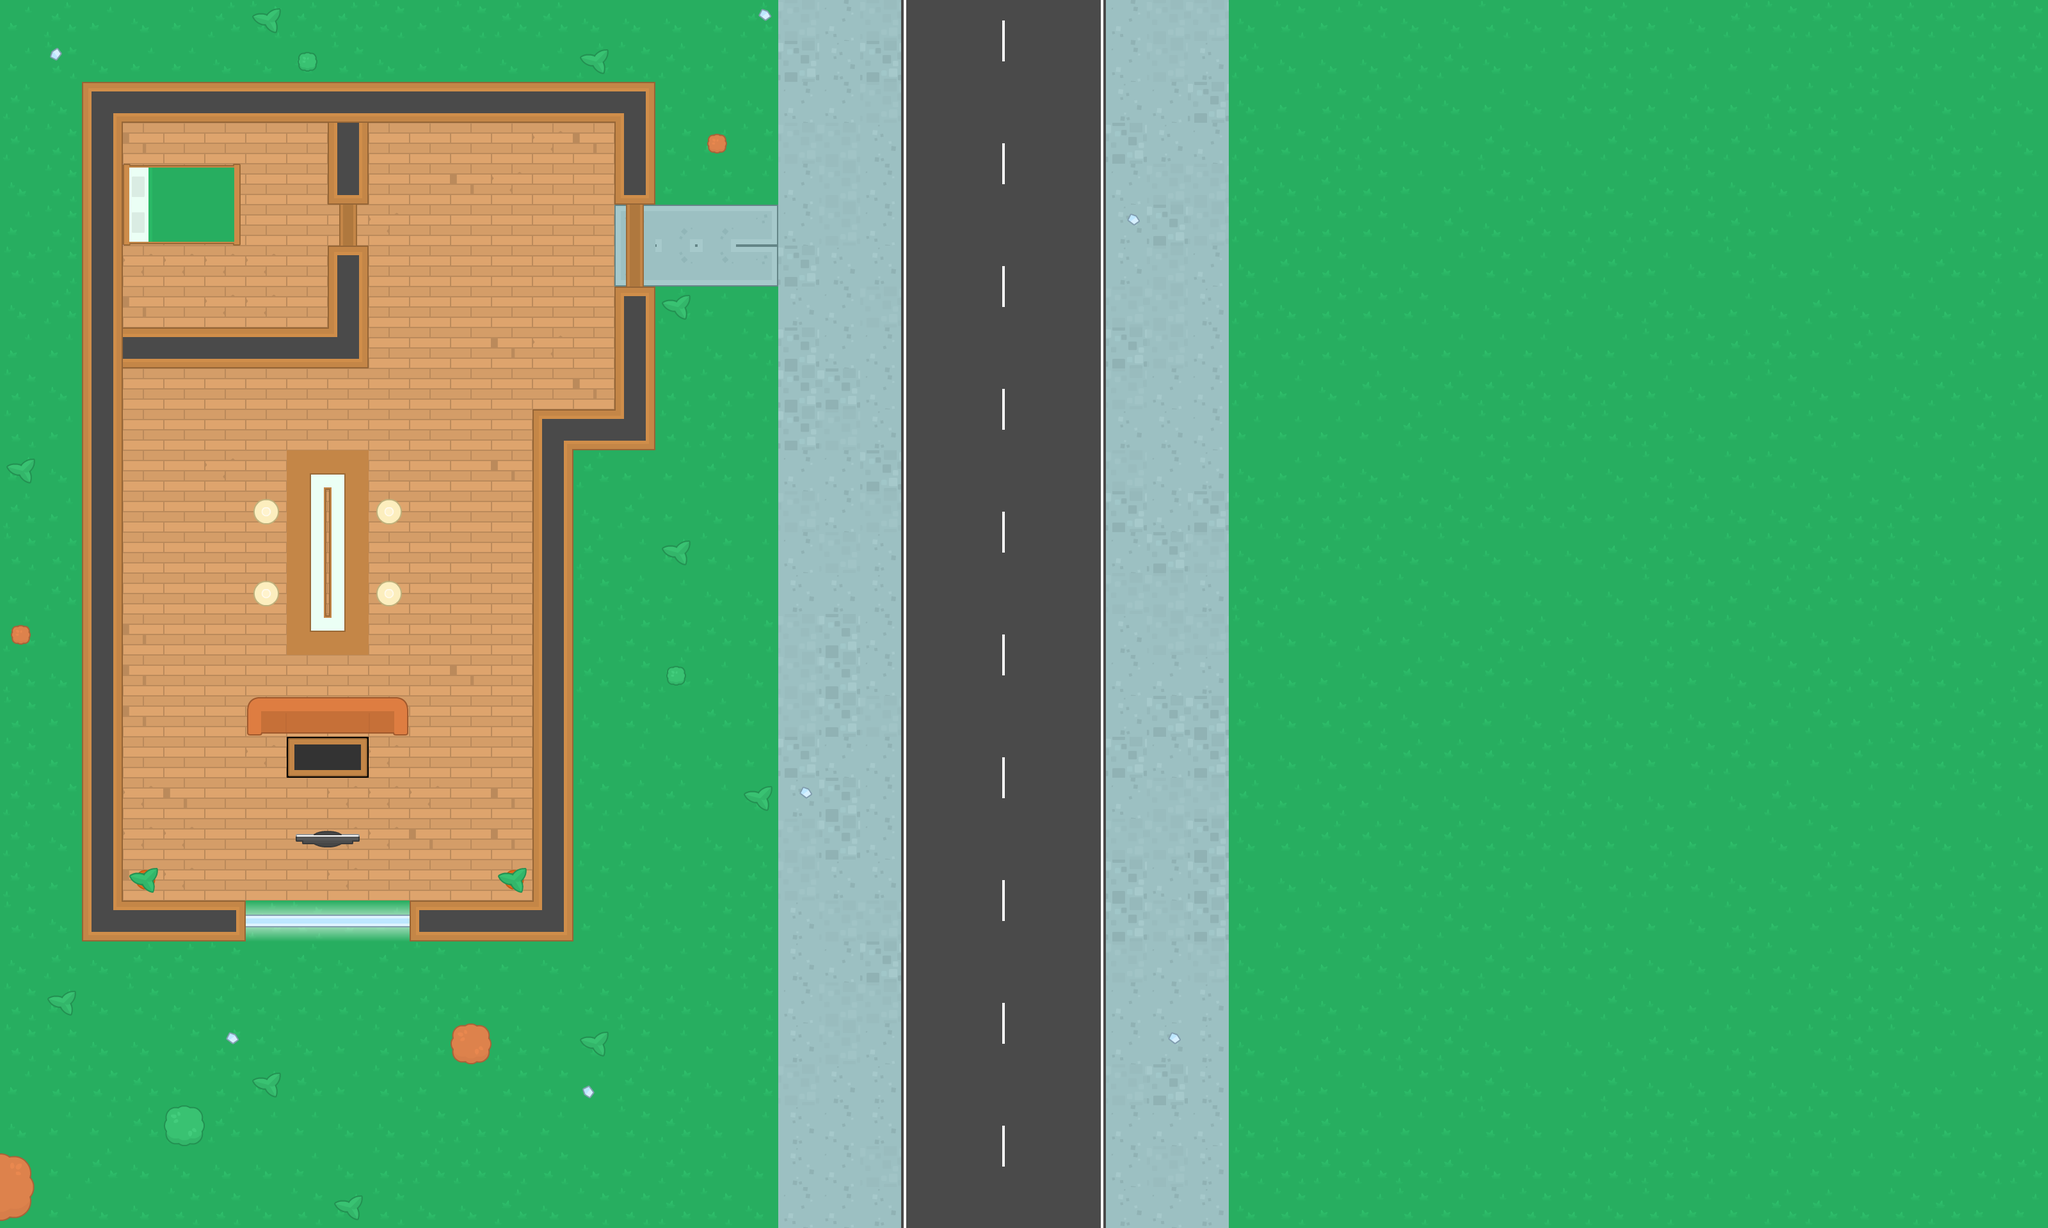

Rendered tile map (Tiled .tmx) drawn with the repository's tilesets; below, a short description and the map source with its tile grids summarised:
An orthogonal 50x30 tile map with 64x64 px tiles, 3 tile layers (Floor, walls, items) and 35 objects (32x wall, 2x zombie, player).

<map version="1.2" tiledversion="1.2.1" orientation="orthogonal" renderorder="right-down" width="50" height="30" tilewidth="64" tileheight="64" infinite="0" nextlayerid="5" nextobjectid="50">
 <tileset firstgid="1" source="Kenney Topdown Pack.tsx" />
 <layer id="1" name="Floor" width="50" height="30">
  <data>[1500 cells, 1500 non-empty, 21 distinct tile ids]</data>
 </layer>
 <layer id="2" name="walls" width="50" height="30">
  <data>[1500 cells, 77 non-empty, 8 distinct tile ids]</data>
 </layer>
 <layer id="3" name="items" width="50" height="30">
  <data>[1500 cells, 53 non-empty, 23 distinct tile ids]</data>
 </layer>
 <objectgroup id="4" name="walls">
  <object id="1" name="wall" x="128" y="128" width="896" height="64" />
  <object id="2" name="wall" x="960" y="192" width="64" height="128" />
  <object id="3" name="wall" x="128" y="192" width="64" height="1280" />
  <object id="4" name="wall" x="192" y="1408" width="192" height="64" />
  <object id="5" name="wall" x="640" y="1408" width="256" height="64" />
  <object id="6" name="wall" x="192" y="512" width="384" height="64" />
  <object id="7" name="wall" x="512" y="384" width="64" height="128" />
  <object id="8" name="wall" x="512" y="192" width="64" height="128" />
  <object id="9" name="wall" x="960" y="448" width="64" height="256" />
  <object id="10" name="wall" x="832" y="640" width="128" height="64" />
  <object id="11" name="wall" x="832" y="704" width="64" height="704" />
  <object id="15" name="wall" x="368" y="240" width="16" height="144" />
  <object id="16" name="wall" x="448" y="704" width="128" height="320" />
  <object id="17" name="wall" x="384" y="1088" width="32" height="64" />
  <object id="23" name="wall" x="416" y="1088" width="192" height="32" />
  <object id="24" name="wall" x="608" y="1088" width="32" height="64" />
  <object id="25" name="wall" x="272" y="1744" width="32" height="32" />
  <object id="26" name="wall" x="720" y="1616" width="32" height="32" />
  <object id="31" name="wall" x="-48" y="1808" width="80" height="80">
   <ellipse />
  </object>
  <object id="33" name="wall" x="1104" y="208" width="32" height="32" />
  <object id="34" name="wall" x="16" y="976" width="32" height="32" />
  <object id="35" name="wall" x="208" y="1360" width="32" height="32" />
  <object id="36" name="wall" x="464" y="1280" width="96" height="48" />
  <object id="37" name="wall" x="784" y="1360" width="32" height="32" />
  <object id="38" name="player" x="1088" y="368" width="32" height="32" />
  <object id="39" name="zombie" x="272" y="288" width="32" height="32" />
  <object id="40" name="zombie" x="752" y="1120" width="32" height="32" />
  <object id="41" name="wall" x="400" y="784" width="32" height="32">
   <ellipse />
  </object>
  <object id="42" name="wall" x="592" y="784" width="32" height="32">
   <ellipse />
  </object>
  <object id="44" name="wall" x="400" y="912" width="32" height="32">
   <ellipse />
  </object>
  <object id="45" name="wall" x="592" y="912" width="32" height="32">
   <ellipse />
  </object>
  <object id="46" name="wall" x="0" y="-16" width="3200" height="16" />
  <object id="47" name="wall" x="-16" y="0" width="16" height="1920" />
  <object id="48" name="wall" x="0" y="1920" width="3200" height="16" />
  <object id="49" name="wall" x="3200" y="0" width="16" height="1920" />
 </objectgroup>
</map>
